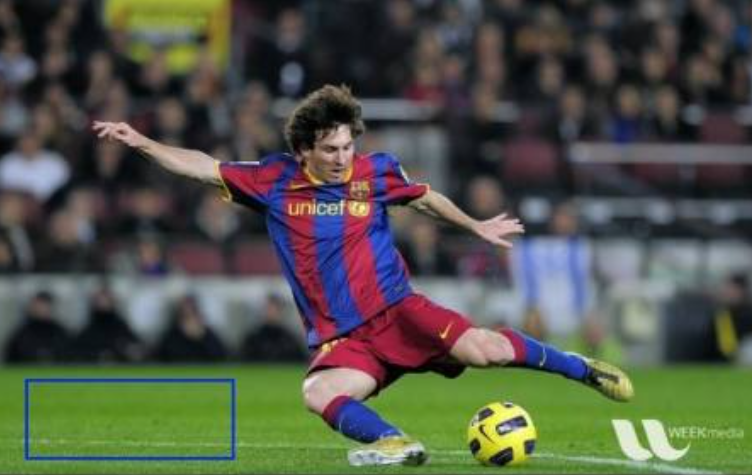
#> input picture TH02/ball.png, 752 x 475 px
$ python hitBackProjectwithpic.py
#> lines starting #> are read from the running program, lines starting #| are printed output that depends on the picture; after the words box and inside, x2 and y2 are one past the last pixel; in counts of white or black regions, pixels touching at a corner belong together
import numpy as np
import cv2

roi = cv2.imread('ball.png')
#> roi is the input picture: shape (475, 752, 3); mean B, G, R 73, 85.1, 81.4
hsvr = cv2.cvtColor(roi, cv2.COLOR_BGR2HSV)
#> hsvr: shape (475, 752, 3); mean H, S, V 82.8, 86.1, 99.1
#target is the image we search in
target = cv2.imread('grass.png')
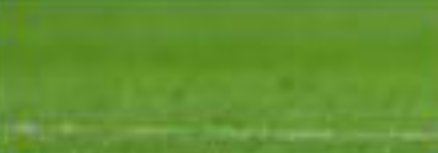
#> input picture TH02/grass.png, 438 x 153 px
#> target is the input picture: shape (153, 438, 3); mean B, G, R 47.9, 145.6, 98.2

#Step 1 -calculate hist for 2 chanels H,S
hsvt = cv2.cvtColor(target,cv2.COLOR_BGR2HSV)
#> hsvt: shape (153, 438, 3); mean H, S, V 44.6, 171.4, 145.6
#Find the histograms using calHist
M=cv2.calcHist([hsvr],[0,1],None,[180,256],[0,180,0,256])
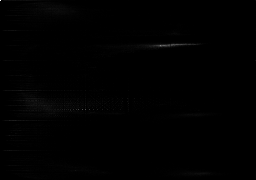
#> M: shape (180, 256) float32; min 0, max 1886, mean 7.8; drawn with min black and max white
I = cv2.calcHist([hsvt],[0,1],None,[180,256],[0,180,0,256])

#Step 2-Find the ratio R = M/I
R = M/(I+1)
#Step 3 - Backproject R
h,s,v= cv2.split(hsvt)
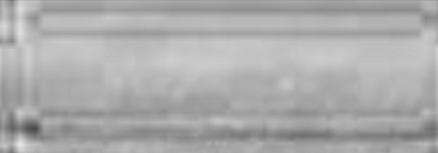
#> s: shape (153, 438); min 75, max 230, mean 171.4
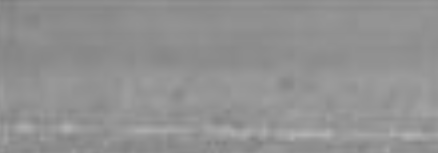
#> v: shape (153, 438); min 126, max 178, mean 145.6
B = R[h.ravel(), s.ravel()]
B = np.minimum(B,1)
B = B.reshape(hsvt.shape[:2])

#Step 4- convolution with a circular disc, B = D*B
disc = cv2.getStructuringElement(cv2.MORPH_ELLIPSE,(5,5))
cv2.filter2D(B,-1,disc,B)
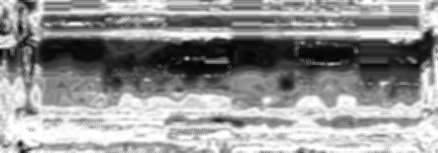
#> B: shape (153, 438) float32; min 3.19, max 17, mean 11.18; drawn with min black and max white
B = np.uint8(B)
cv2.normalize(B,B,0,255,cv2.NORM_MINMAX)
#Step 5-thresholding for a suitable value give a nice result
ret,thresh = cv2.threshold(B,10,255,0)
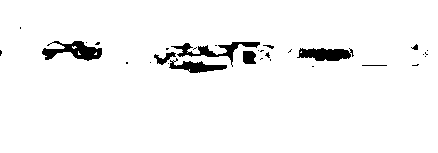
#> thresh: shape (153, 438); 96.2% white; 31 black regions (22 under 20 px), largest, box (x1, y1, x2, y2) and area: (42, 41, 102, 61) 635, (171, 42, 260, 67) 558, (297, 48, 354, 61) 537
#Overlay images using bitwise_and
thresh = cv2.merge((thresh,thresh,thresh))
res= cv2.bitwise_and(target,thresh)

#Display  the output
res = np.vstack((target,thresh,res))
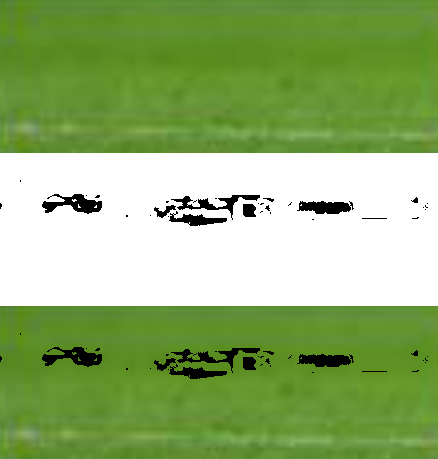
#> res: shape (459, 438, 3); mean B, G, R 113.3, 177, 146.1
cv2.imshow('Result',res)
cv2.waitKey(0)
